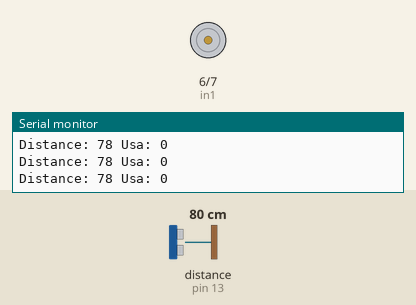
This sketch was run on a simulated Arduino Uno, built with avr-gcc and run on an emulated ATmega328P. Shown: motor-driver pin pairs drawn as motors (green arrow = first pin HIGH = forward, orange = second pin HIGH = backward, longer = more drive, scaled by the enable pin), the last lines printed to the serial monitor. Wiring (inferred from the names in the program): ultrasonic range finder: trigger pin 12; echo pin 13. Inputs (shaded band) come from the test bench; at power-on: distance to the obstacle (sensor on pin 13) 80 cm. The echo pulse lasts 58.3 µs per cm.

Above: at 1.2 s.
1.3 s: distance to the obstacle (sensor on pin 13) set to 21 cm
4.3 s: distance to the obstacle (sensor on pin 13) set to 17 cm
At 5.1 s:
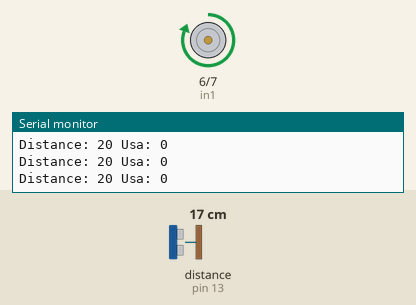
6.8 s: distance to the obstacle (sensor on pin 13) set to 120 cm
At 7.6 s:
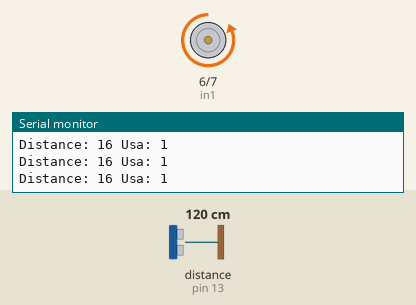
Timing chart, 0 to 9.8 s (numbered marks = the images above; inputs shaded):
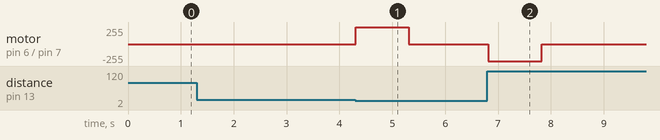

Measured:
- the behaviour switches between 20 and 19 cm on distance to the obstacle (sensor on pin 13) (found by bisection; images 0 and 1)
- after the input at 4.3 s, motor on pin 6 (in1) / pin 7 (in2): stopped → forward 255/255 at once, → stopped 1.0 s later
- after the input at 6.8 s, motor on pin 6 (in1) / pin 7 (in2): stopped → backward 255/255 at once, → stopped 1.0 s later

The sketch:

DoorCoode.ino
```cpp
const int trigPin = 12;
const int echoPin = 13;
const int enA = 10;
const int in1 = 6;
const int in2 = 7;
bool usa = 0;
// defines variables
long duration;
int distance;
int errUp = 0;
int errUnder = 0;

void setup() {

pinMode(enA, OUTPUT);
pinMode(in1, OUTPUT);
pinMode(in2, OUTPUT);
pinMode(in1, OUTPUT);
pinMode(in2, OUTPUT);
pinMode(trigPin, OUTPUT); // Sets the trigPin as an Output
pinMode(echoPin, INPUT); // Sets the echoPin as an Input
Serial.begin(9600); // Starts the serial communication
//digitalWrite(in1, LOW);
//digitalWrite(in2, HIGH);

}

void loop() {


// Clears the trigPin
digitalWrite(trigPin, LOW);
delayMicroseconds(2);
// Sets the trigPin on HIGH state for 10 micro seconds
digitalWrite(trigPin, HIGH);
delayMicroseconds(10);
digitalWrite(trigPin, LOW);
// Reads the echoPin, returns the sound wave travel time in microseconds
duration = pulseIn(echoPin, HIGH);
// Calculating the distance
distance= duration*0.034/2;
analogWrite(enA, 255);
if( usa == 0 && distance >= 20)
{
digitalWrite(in1,LOW );
digitalWrite(in2,LOW);
}
else
if(usa == 0 && distance < 19)
{
    digitalWrite(in1, HIGH);
    digitalWrite(in2, LOW);
    usa = 1;
    delay(1000);
    errUp = 0;
}
else
if(usa == 1 && distance >=19)
{
    digitalWrite(in1,LOW );
    digitalWrite(in2, HIGH);
    usa = 0;
    delay(1000);
    errUnder = 0;
}

if(usa == 1 && distance < 19)
{
    digitalWrite(in1, LOW);
    digitalWrite(in2, LOW);
}

Serial.print("Distance: ");
Serial.print(distance);
Serial.print(" Usa: ");
Serial.println(usa);
}
```
